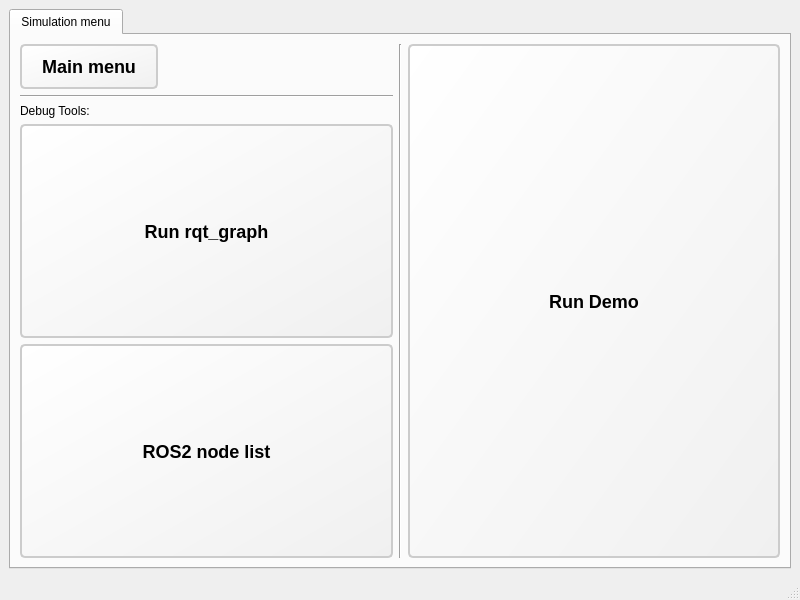
<?xml version="1.0" encoding="UTF-8"?>
<ui version="4.0">
 <class>DemoWindow</class>
 <widget class="QMainWindow" name="DemoWindow">
  <property name="geometry">
   <rect>
    <x>0</x>
    <y>0</y>
    <width>800</width>
    <height>600</height>
   </rect>
  </property>
  <property name="windowTitle">
   <string>Demo Speak</string>
  </property>
  <widget class="QWidget" name="centralwidget">
   <layout class="QGridLayout" name="gridLayout">
    <item row="0" column="0">
     <widget class="QTabWidget" name="tabdemoWidget">
      <property name="enabled">
       <bool>true</bool>
      </property>
      <property name="currentIndex">
       <number>0</number>
      </property>
      <widget class="QWidget" name="tab_IndeximMenu">
       <attribute name="title">
        <string>Simulation menu</string>
       </attribute>
       <layout class="QGridLayout" name="gridLayout_2">
        <item row="0" column="0">
         <layout class="QHBoxLayout" name="horizontalLayout_3">
          <item>
           <layout class="QVBoxLayout" name="verticalLayout_2">
            <item>
             <layout class="QVBoxLayout" name="verticalLayout_3">
              <item>
               <widget class="QPushButton" name="mainMenuButton">
                <property name="sizePolicy">
                 <sizepolicy hsizetype="Maximum" vsizetype="Maximum">
                  <horstretch>0</horstretch>
                  <verstretch>0</verstretch>
                 </sizepolicy>
                </property>
                <property name="styleSheet">
                 <string notr="true">QPushButton {
    font-family: &quot;Times New Roman&quot;;
    font-size: 18px;  /* Fuente más grande (18px) */
    font-weight: bold;
    border: 2px solid #ccc;  /* Borde gris claro */
    border-radius: 5px;  /* Bordes ligeramente redondeados */
    padding: 10px 20px;  /* Relleno alrededor del texto */
    background: qlineargradient(x1:0, y1:0, x2:1, y2:1, stop:0 white, stop:1 #f0f0f0);  /* Degradado de blanco a gris claro */
    color: black;  /* Texto negro */
}

QPushButton:checked {
    border-color: green;  /* Borde verde cuando esté marcado */
    background-color: lightgreen;  /* Fondo verde claro cuando esté marcado */
}
</string>
                </property>
                <property name="text">
                 <string>Main menu</string>
                </property>
               </widget>
              </item>
              <item>
               <widget class="Line" name="line_2">
                <property name="orientation">
                 <enum>Qt::Horizontal</enum>
                </property>
               </widget>
              </item>
              <item>
               <layout class="QVBoxLayout" name="verticalLayout">
                <item>
                 <widget class="QLabel" name="label">
                  <property name="sizePolicy">
                   <sizepolicy hsizetype="Preferred" vsizetype="Maximum">
                    <horstretch>0</horstretch>
                    <verstretch>0</verstretch>
                   </sizepolicy>
                  </property>
                  <property name="text">
                   <string>Debug Tools:</string>
                  </property>
                 </widget>
                </item>
                <item>
                 <widget class="QPushButton" name="graphButton">
                  <property name="sizePolicy">
                   <sizepolicy hsizetype="Minimum" vsizetype="Minimum">
                    <horstretch>0</horstretch>
                    <verstretch>0</verstretch>
                   </sizepolicy>
                  </property>
                  <property name="styleSheet">
                   <string notr="true">QPushButton {
    font-family: &quot;Times New Roman&quot;;
    font-size: 18px;  /* Fuente más grande (18px) */
    font-weight: bold;
    border: 2px solid #ccc;  /* Borde gris claro */
    border-radius: 5px;  /* Bordes ligeramente redondeados */
    padding: 10px 20px;  /* Relleno alrededor del texto */
    background: qlineargradient(x1:0, y1:0, x2:1, y2:1, stop:0 white, stop:1 #f0f0f0);  /* Degradado de blanco a gris claro */
    color: black;  /* Texto negro */
}

QPushButton:checked {
    border-color: green;  /* Borde verde cuando esté marcado */
    background-color: lightgreen;  /* Fondo verde claro cuando esté marcado */
}
</string>
                  </property>
                  <property name="text">
                   <string>Run rqt_graph</string>
                  </property>
                  <property name="checkable">
                   <bool>true</bool>
                  </property>
                 </widget>
                </item>
                <item>
                 <widget class="QPushButton" name="nodeListButton">
                  <property name="sizePolicy">
                   <sizepolicy hsizetype="Minimum" vsizetype="Minimum">
                    <horstretch>0</horstretch>
                    <verstretch>0</verstretch>
                   </sizepolicy>
                  </property>
                  <property name="styleSheet">
                   <string notr="true">QPushButton {
    font-family: &quot;Times New Roman&quot;;
    font-size: 18px;  /* Fuente más grande (18px) */
    font-weight: bold;
    border: 2px solid #ccc;  /* Borde gris claro */
    border-radius: 5px;  /* Bordes ligeramente redondeados */
    padding: 10px 20px;  /* Relleno alrededor del texto */
    background: qlineargradient(x1:0, y1:0, x2:1, y2:1, stop:0 white, stop:1 #f0f0f0);  /* Degradado de blanco a gris claro */
    color: black;  /* Texto negro */
}

QPushButton:checked {
    border-color: green;  /* Borde verde cuando esté marcado */
    background-color: lightgreen;  /* Fondo verde claro cuando esté marcado */
}
</string>
                  </property>
                  <property name="text">
                   <string>ROS2 node list</string>
                  </property>
                  <property name="checkable">
                   <bool>false</bool>
                  </property>
                 </widget>
                </item>
               </layout>
              </item>
             </layout>
            </item>
           </layout>
          </item>
          <item>
           <widget class="Line" name="line">
            <property name="orientation">
             <enum>Qt::Vertical</enum>
            </property>
           </widget>
          </item>
          <item>
           <layout class="QVBoxLayout" name="verticalLayout_7">
            <item>
             <widget class="QPushButton" name="DemoButton">
              <property name="sizePolicy">
               <sizepolicy hsizetype="Minimum" vsizetype="Preferred">
                <horstretch>0</horstretch>
                <verstretch>0</verstretch>
               </sizepolicy>
              </property>
              <property name="styleSheet">
               <string notr="true">QPushButton {
    font-family: &quot;Times New Roman&quot;;
    font-size: 18px;  /* Fuente más grande (18px) */
    font-weight: bold;
    border: 2px solid #ccc;  /* Borde gris claro */
    border-radius: 5px;  /* Bordes ligeramente redondeados */
    padding: 10px 20px;  /* Relleno alrededor del texto */
    background: qlineargradient(x1:0, y1:0, x2:1, y2:1, stop:0 white, stop:1 #f0f0f0);  /* Degradado de blanco a gris claro */
    color: black;  /* Texto negro */
}

QPushButton:checked {
    border-color: green;  /* Borde verde cuando esté marcado */
    background-color: lightgreen;  /* Fondo verde claro cuando esté marcado */
}
</string>
              </property>
              <property name="text">
               <string>Run Demo</string>
              </property>
              <property name="checkable">
               <bool>true</bool>
              </property>
             </widget>
            </item>
           </layout>
          </item>
         </layout>
        </item>
       </layout>
      </widget>
     </widget>
    </item>
   </layout>
  </widget>
  <widget class="QMenuBar" name="menubar">
   <property name="geometry">
    <rect>
     <x>0</x>
     <y>0</y>
     <width>800</width>
     <height>22</height>
    </rect>
   </property>
  </widget>
  <widget class="QStatusBar" name="statusbar"/>
 </widget>
 <resources/>
 <connections/>
</ui>
